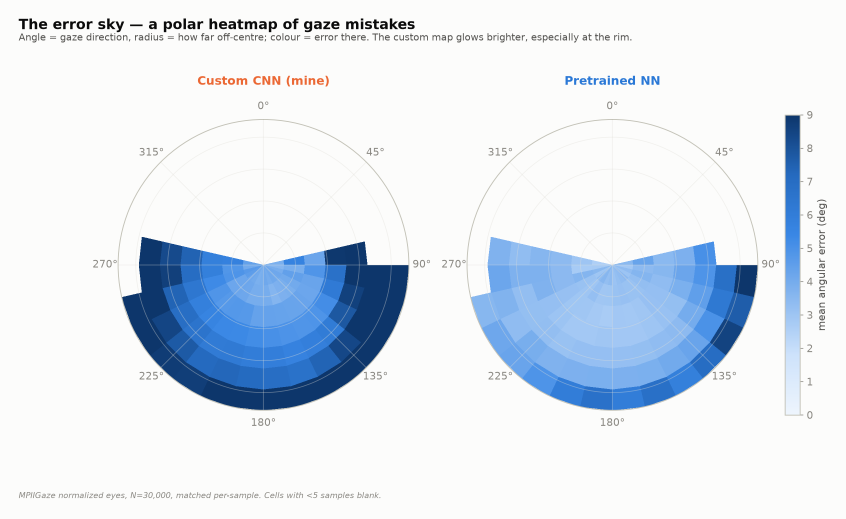
#> input picture reports/figures/gaze/G1_error_sky.png, 2538 x 1556 px (shown at 1/3 size)
$ python make_briefing_pdf.py
#> lines starting #> are read from the running program, lines starting #| are printed output that depends on the picture
"""Supervisor briefing: every figure (old 28 + new 16) as a thumbnail + a plain-English
explanation. Output: reports/HandsFree_Figure_Briefing.pdf"""
from __future__ import annotations
import sys, textwrap
from pathlib import Path
import matplotlib.pyplot as plt

ROOT = Path(__file__).resolve().parent.parent
PAGE = (8.27, 11.69)   # portrait A4
W, H = PAGE
INK = "#14181f"; INK2 = "#4a5261"; MUTED = "#8a93a3"; LINE = "#e3e7ee"; BG = "#ffffff"
BLUE = "#2a78d6"; ORANGE = "#e0662f"

CLR = ROOT / "reports" / "figures"
ART = ROOT / "reports" / "figures_art"

# (image_path, title, set_tag, explanation)
def C(k, f):  # clear
    return CLR / k / f
def A(k, f):  # signature
    return ART / k / f

CONTENT = {
 "Gaze — where the eyes look": (
   "My model is off by about 5.3°, the pretrained by about 2.8°. A fair test on the same 30,000 eyes.", [
   (C("gaze","G1_error_sky.png"),"Error sky","Clear","A round colour-map of error by look-direction and distance from centre. Darker = more error; my model is darker, worst at the edges."),
   (C("gaze","G2_displacement_field.png"),"Displacement field","Clear","Arrows from the true gaze to the model's average guess. Longer arrows = bigger, systematic error; mine are longer."),
   (C("gaze","G3_tolerance_sunburst.png"),"Tolerance sunburst","Clear","Two rings showing how many gazes land within 5/10/15°. Pretrained hits 88% within 5°, mine 55%."),
   (C("gaze","G4_win_skyline.png"),"Win skyline","Clear","Every gaze sorted by which model guessed it better. Orange (mine) wins about 1 in 5; blue wins the rest."),
   (C("gaze","G5_bland_altman.png"),"Bland–Altman","Clear","Checks for a constant lean (always guessing a bit high or low). A band sitting on zero means no systematic bias."),
   (C("gaze","G6_eccentricity_ridgeline.png"),"Eccentricity ridgeline","Clear","Error split by how far the gaze is from the screen centre. Both get worse toward the edges; mine a little faster."),
   (C("gaze","G7_true_vs_pred.png"),"Predicted vs true","Clear","The predicted angle against the true angle. The tighter the cloud sits on the line (higher R²), the more accurate."),
   (A("gaze","GA1_comet_field.png"),"Comet field","Signature","Each 'comet' streaks from the true gaze to the model's guess. Short comets = good guesses."),
   (A("gaze","GA2_aurora.png"),"Aurora of error","Signature","The spread of errors drawn as glowing curtains. Mine glows wider and further right = larger errors."),
   (A("gaze","GA3_nebula.png"),"Gaze nebula","Signature","Every gaze is a glowing dot, brighter = more wrong. My cloud burns hotter, especially at the rim."),
   (A("gaze","GA4_error_islands.png"),"Error islands","Signature","A contour 'island' of where guesses land vs truth. A small island on the centre cross = accurate and unbiased."),
 ]),
 "Head pose — which way the head turns": (
   "My model is off by about 7.4°, the pretrained by about 3.5°. Same faces scored by both.", [
   (C("headpose","H1_signed_violins.png"),"Signed violins","Clear","The error shape for turn, nod and tilt. Narrow and centred = precise and unbiased; mine is wider."),
   (C("headpose","H2_fingerprint.png"),"Fingerprint","Clear","A number grid of four error measures across the three axes. My side runs warmer (higher error)."),
   (C("headpose","H3_pose_heatmap.png"),"Pose heatmap","Clear","Where in head-angle space each model struggles. Dark = hard poses; mine lights up at extreme angles."),
   (C("headpose","H4_win_skyline.png"),"Win skyline","Clear","Every face sorted by which model did better — same idea as the gaze skyline."),
   (C("headpose","H5_yaw_ridgeline.png"),"Yaw ridgeline","Clear","Error as the head turns from facing forward to full profile. Mine grows more toward the profile."),
   (C("headpose","H6_true_vs_pred.png"),"Predicted vs true","Clear","Guess against truth for all three axes, with R² for the fit."),
   (C("headpose","H7_win_map.png"),"Win map","Clear","Every face placed by its true angle, coloured by who won. Pretrained owns the easy middle; my wins are at the hard extremes."),
   (A("headpose","HA1_atlas.png"),"Atlas of poses","Signature","A glowing map of every face by its angle, lit ember (I win) vs cyan (pretrained wins)."),
   (A("headpose","HA2_butterfly.png"),"Butterfly of drift","Signature","Each axis as two glowing wings (mine on top, pretrained below). Slim, symmetric wings on zero = precise and unbiased."),
   (A("headpose","HA3_silk.png"),"Silk streams","Signature","Error 'flowing' as the head turns; my stream swells at the side-profile extremes."),
   (A("headpose","HA4_honeycomb.png"),"Honeycomb","Signature","The pose map tiled into glowing cells; bright edge-cells are the hard extreme poses."),
 ]),
 "Voice — spoken commands": (
   "My model is right 94.5% of the time, Vosk 95.5% — very close.", [
   (C("voice","V1_confusion.png"),"Confusion matrix","Clear","A grid of word-said vs word-heard. A strong diagonal = few mix-ups."),
   (C("voice","V2_metric_rose.png"),"Metric rose","Clear","Seven scores as petals, mine vs Vosk. The direct head-to-head; Vosk edges me slightly."),
   (C("voice","V3_constellation.png"),"Calibration bubbles","Clear","Checks if the model's confidence is honest. Bubbles on the diagonal = trustworthy."),
   (C("voice","V4_perword_ridgeline.png"),"Per-word confidence","Clear","For each word, how confident it was in the right answer. Piled near 1.0 = an easy word."),
   (C("voice","V5_separation.png"),"Separation densities","Clear","For each word, its score when it IS that word (up) vs everything else (down). A clean split = high AUC (0.99–1.0)."),
   (C("voice","V6_decision_margin.png"),"Decision margin","Clear","The gap between the top guess and the runner-up. Wrong answers bunch at small gaps."),
   (C("voice","V7_word_flow.png"),"Word flow","Clear","Clips streaming from the true word to the predicted word; the thin cross-overs are the confusions."),
   (A("voice","VA1_chord.png"),"Confusion constellation","Signature","Words as glowing stars; faint arcs are the mis-hearings between them. Few, faint arcs = a clean recogniser."),
   (A("voice","VA2_sunflower.png"),"Confidence sunflower","Signature","Every clip is a seed: colour = the word, brightness = confidence, white ring = a mistake (at the low-confidence edge)."),
   (A("voice","VA3_starmap.png"),"Word star-map","Signature","Each clip's 6-way guess squeezed into a 2-D sky; same-word clips form their own cluster. Tight clusters = confident."),
   (A("voice","VA4_aurora.png"),"Keyword aurora","Signature","Confidence for each word as glowing curtains; curtains at 1.0 are the easy words."),
 ]),
 "Blink — eye open vs closed (the click)": (
   "My model is right about 93.7% of the time. Its only rival is a maths rule, so these study my model.", [
   (C("blink","B1_swarm.png"),"Separation swarm","Clear","Every eye is a dot by its 'closed' score; open and closed pull to opposite ends. Dots in the middle are hard cases."),
   (C("blink","B2_mosaic.png"),"Confusion mosaic","Clear","Two blocks sized by how common open/closed are; solid = correct, hatched = missed."),
   (C("blink","B3_constellation.png"),"Calibration bubbles","Clear","Checks if the confidence is honest. Bubbles on the diagonal = trustworthy."),
   (C("blink","B4_streamgraph.png"),"Outcome streamgraph","Clear","Sliding the click-threshold, coloured bands show right/wrong outcomes. Error bands stay thin over a wide safe range."),
   (C("blink","B5_confusion_flow.png"),"Confusion river","Clear","Eyes flowing from true state to prediction; thin cross-ribbons are the mistakes."),
   (C("blink","B6_score_separation.png"),"Score separation","Clear","The 'closed' score for truly-open vs truly-closed eyes. Little overlap = a decisive model."),
   (C("blink","B7_margin_ridge.png"),"Decision certainty","Clear","How sure it was on right vs wrong answers. Wrong ones lean unsure — it half-warns itself."),
   (A("blink","BA1_delta_stream.png"),"Delta stream","Signature","Two facing glowing rivers: closed eyes flow up, open flow down, parting at the threshold."),
   (A("blink","BA2_galaxy.png"),"Blink galaxy","Signature","12,927 eyes spun onto a spiral by score; open settles in the core, closed in the outer ring — they separate on their own."),
   (A("blink","BA3_threshold_aurora.png"),"Threshold aurora","Signature","The threshold trade-off as a glowing light-show; dim error bands stay thin across the safe middle."),
   (A("blink","BA4_certainty_arc.png"),"Arc of certainty","Signature","Each eye on a rainbow arc by its score; red mistakes bunch in the middle where it was unsure."),
 ]),
}


def new_page(pdf, prev):
    if prev is not None:
        pdf.savefig(prev, facecolor=BG); plt.close(prev)
    fig = plt.figure(figsize=PAGE); fig.patch.set_facecolor(BG)
    return fig


def place_image(fig, path, x_left, y_center, max_fw, max_fh):
    img = plt.imread(str(path))
    ih, iw = img.shape[0], img.shape[1]; aim = iw / ih
    if (max_fw * W) / (max_fh * H) > aim:      # height-limited
        fh = max_fh; fw = aim * fh * H / W
    else:                                       # width-limited
        fw = max_fw; fh = fw * W / (aim * H)
    ax = fig.add_axes([x_left, y_center - fh / 2, fw, fh]); ax.axis("off")
    ax.imshow(img)
    # thin frame
    for s in ax.spines.values():
        s.set_visible(False)


def cover(pdf):
    fig = plt.figure(figsize=PAGE); fig.patch.set_facecolor(BG)
    fig.text(0.5, 0.68, "HandsFree", ha="center", fontsize=40, fontweight="bold", color=INK)
    fig.text(0.5, 0.61, "A Guide to the Comparison Figures", ha="center", fontsize=18, color=ORANGE)
    fig.text(0.5, 0.55, "Plain-English explanations of every graph — for the supervisor meeting", ha="center", fontsize=12, color=INK2)
    lines = [
        "What is being compared:",
        "   • My Custom CNN  (orange / ember)     vs     a big Pretrained model  (blue / cyan)",
        "",
        "Two sets of figures:",
        "   • Clear — easy-to-read charts for the write-up",
        "   • Signature — the striking, visual versions for the paper",
        "",
        "How to read the comparison fairly:",
        "   • Gaze & head pose  — a fair fight, both models on the exact same samples",
        "   • Voice  — my model vs Vosk (Vosk gives only final answers, so one chart is the head-to-head)",
        "   • Blink  — a deep study of my model (its only rival is a maths rule, not a neural net)",
        "",
        "Headline results:",
        "   • Gaze:  5.3°  vs  2.8°          • Head pose:  7.4°  vs  3.5°",
        "   • Voice:  94.5%  vs  95.5%      • Blink:  ~93.7%",
        "   • I am still tuning gaze & head pose to close the gap.",
    ]
    y = 0.45
    for ln in lines:
        fig.text(0.1, y, ln, ha="left", fontsize=11, color=INK if ln.endswith(":") else INK2,
                 fontweight="bold" if ln.endswith(":") else "normal")
        y -= 0.028
    pdf.savefig(fig, facecolor=BG); plt.close(fig)


def main():
    from matplotlib.backends.backend_pdf import PdfPages
    out = ROOT / "reports" / "HandsFree_Figure_Briefing.pdf"
    rows_per_page = 3
    with PdfPages(out) as pdf:
        cover(pdf)
        for section, (headline, items) in CONTENT.items():
            for pi in range(0, len(items), rows_per_page):
                chunk = items[pi:pi + rows_per_page]
                fig = plt.figure(figsize=PAGE); fig.patch.set_facecolor(BG)
                first = pi == 0
                fig.text(0.06, 0.955, section + ("" if first else "  (continued)"),
                         fontsize=17, fontweight="bold", color=INK)
                if first:
                    fig.text(0.06, 0.93, headline, fontsize=10.5, color=INK2, style="italic")
                fig.add_artist(plt.Line2D([0.06, 0.94], [0.915, 0.915], color=LINE, lw=1, transform=fig.transFigure))
                top = 0.87
                for r, (path, name, tag, expl) in enumerate(chunk):
                    rc = top - r * 0.275 - 0.11        # row centre
                    place_image(fig, path, 0.06, rc, 0.31, 0.235)
#> in place_image, img is the input picture: shape (1556, 2538, 4) float32; mean R, G, B, A 0.874, 0.912, 0.954, 1
                    tx = 0.42
                    fig.text(tx, rc + 0.075, name, fontsize=13, fontweight="bold", color=INK)
                    tagcol = BLUE if tag == "Clear" else ORANGE
                    fig.text(tx, rc + 0.045, tag.upper(), fontsize=8, fontweight="bold", color=tagcol)
                    wrapped = textwrap.wrap(expl, width=52)
                    for li, wl in enumerate(wrapped):
                        fig.text(tx, rc + 0.012 - li * 0.026, wl, fontsize=10.5, color=INK2)
                pdf.savefig(fig, facecolor=BG); plt.close(fig)
#> after `pdf.savefig(fig, facecolor=BG)`:
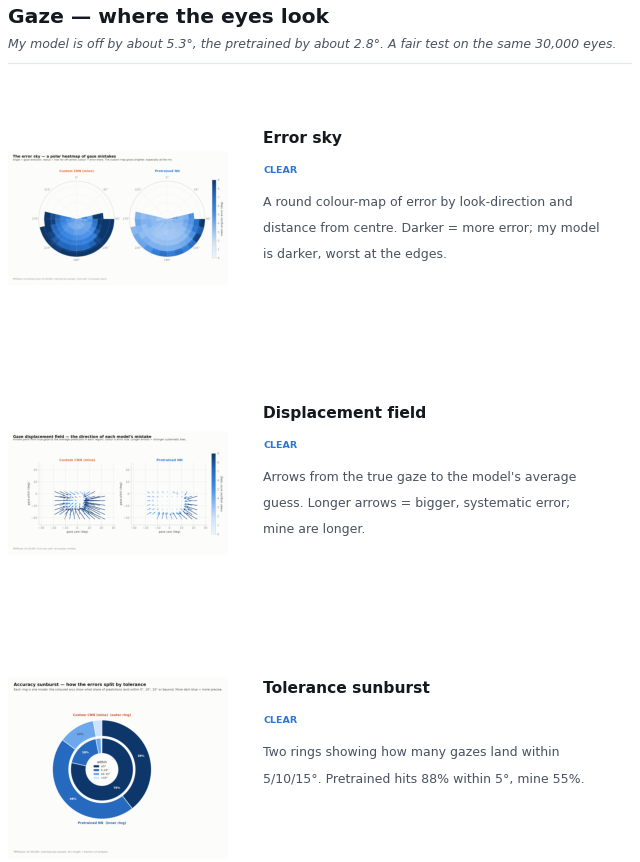
#> figure drawn by matplotlib, 3 panels
        d = pdf.infodict(); d["Title"] = "HandsFree — Figure Briefing"
    print(f"wrote {out}  ({out.stat().st_size/1e6:.1f} MB)")


if __name__ == "__main__":
#> (the run stopped early here; a loop or call above may not have finished)
